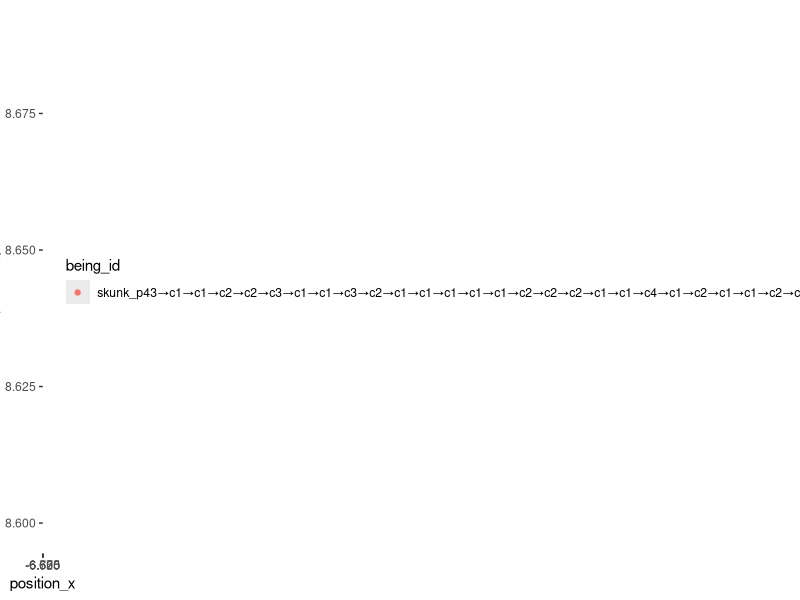

The R script that drew this image:
library(ggplot2, help, pos = 2, lib.loc = NULL)
library(dplyr)


d = read.csv("OutputData.csv")
ggplot(d %>% filter(age==max(age)))+
    geom_point(aes(x=position_x,y=position_y,col=being_id))
